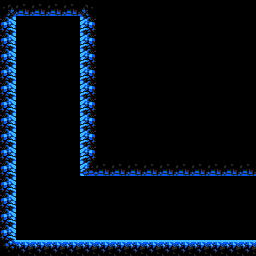

The image is a tile-based game level rendered from a .tmx file. Its description and complete source (layers, tilesets, objects, tile grids) follow:
An orthogonal 16x16 tile map with 16x16 px tiles, 1 tile layer (main), 2 tilesets and 2 objects (player_spawn, r_0).

<map version="1.0" orientation="orthogonal" renderorder="right-down" width="16" height="16" tilewidth="16" tileheight="16" nextobjectid="4">
 <properties>
  <property name="isStart" type="bool" value="true" />
 </properties>
 <tileset firstgid="1" source="corpus.tsx" />
 <tileset firstgid="12097" source="../connectors.tsx" />
 <layer name="main" width="16" height="16">
  <data>
   <tile gid="4036" />
   <tile gid="4226" />
   <tile gid="4226" />
   <tile gid="4226" />
   <tile gid="4226" />
   <tile gid="4037" />
   <tile gid="0" />
   <tile gid="0" />
   <tile gid="0" />
   <tile gid="0" />
   <tile gid="0" />
   <tile gid="0" />
   <tile gid="0" />
   <tile gid="0" />
   <tile gid="0" />
   <tile gid="0" />
   <tile gid="4131" />
   <tile gid="0" />
   <tile gid="0" />
   <tile gid="0" />
   <tile gid="0" />
   <tile gid="4129" />
   <tile gid="0" />
   <tile gid="0" />
   <tile gid="0" />
   <tile gid="0" />
   <tile gid="0" />
   <tile gid="0" />
   <tile gid="0" />
   <tile gid="0" />
   <tile gid="0" />
   <tile gid="0" />
   <tile gid="4131" />
   <tile gid="0" />
   <tile gid="0" />
   <tile gid="0" />
   <tile gid="0" />
   <tile gid="4129" />
   <tile gid="0" />
   <tile gid="0" />
   <tile gid="0" />
   <tile gid="0" />
   <tile gid="0" />
   <tile gid="0" />
   <tile gid="0" />
   <tile gid="0" />
   <tile gid="0" />
   <tile gid="0" />
   <tile gid="4131" />
   <tile gid="0" />
   <tile gid="0" />
   <tile gid="0" />
   <tile gid="0" />
   <tile gid="4129" />
   <tile gid="0" />
   <tile gid="0" />
   <tile gid="0" />
   <tile gid="0" />
   <tile gid="0" />
   <tile gid="0" />
   <tile gid="0" />
   <tile gid="0" />
   <tile gid="0" />
   <tile gid="0" />
   <tile gid="4131" />
   <tile gid="0" />
   <tile gid="0" />
   <tile gid="0" />
   <tile gid="0" />
   <tile gid="4129" />
   <tile gid="0" />
   <tile gid="0" />
   <tile gid="0" />
   <tile gid="0" />
   <tile gid="0" />
   <tile gid="0" />
   <tile gid="0" />
   <tile gid="0" />
   <tile gid="0" />
   <tile gid="0" />
   <tile gid="4131" />
   <tile gid="0" />
   <tile gid="0" />
   <tile gid="0" />
   <tile gid="0" />
   <tile gid="4129" />
   <tile gid="0" />
   <tile gid="0" />
   <tile gid="0" />
   <tile gid="0" />
   <tile gid="0" />
   <tile gid="0" />
   <tile gid="0" />
   <tile gid="0" />
   <tile gid="0" />
   <tile gid="0" />
   <tile gid="4131" />
   <tile gid="0" />
   <tile gid="0" />
   <tile gid="0" />
   <tile gid="0" />
   <tile gid="4129" />
   <tile gid="0" />
   <tile gid="0" />
   <tile gid="0" />
   <tile gid="0" />
   <tile gid="0" />
   <tile gid="0" />
   <tile gid="0" />
   <tile gid="0" />
   <tile gid="0" />
   <tile gid="0" />
   <tile gid="4131" />
   <tile gid="0" />
   <tile gid="0" />
   <tile gid="0" />
   <tile gid="0" />
   <tile gid="4129" />
   <tile gid="0" />
   <tile gid="0" />
   <tile gid="0" />
   <tile gid="0" />
   <tile gid="0" />
   <tile gid="0" />
   <tile gid="0" />
   <tile gid="0" />
   <tile gid="0" />
   <tile gid="0" />
   <tile gid="4131" />
   <tile gid="0" />
   <tile gid="0" />
   <tile gid="0" />
   <tile gid="0" />
   <tile gid="4129" />
   <tile gid="0" />
   <tile gid="0" />
   <tile gid="0" />
   <tile gid="0" />
   <tile gid="0" />
   <tile gid="0" />
   <tile gid="0" />
   <tile gid="0" />
   <tile gid="0" />
   <tile gid="0" />
   <tile gid="4131" />
   <tile gid="0" />
   <tile gid="0" />
   <tile gid="0" />
   <tile gid="0" />
   <tile gid="4129" />
   <tile gid="0" />
   <tile gid="0" />
   <tile gid="0" />
   <tile gid="0" />
   <tile gid="0" />
   <tile gid="0" />
   <tile gid="0" />
   <tile gid="0" />
   <tile gid="0" />
   <tile gid="0" />
   <tile gid="4131" />
   <tile gid="0" />
   <tile gid="0" />
   <tile gid="0" />
   <tile gid="0" />
   <tile gid="4225" />
   <tile gid="4226" />
   <tile gid="4226" />
   <tile gid="4226" />
   <tile gid="4226" />
   <tile gid="4226" />
   <tile gid="4226" />
   <tile gid="4226" />
   <tile gid="4226" />
   <tile gid="4226" />
   <tile gid="4226" />
   <tile gid="4131" />
   <tile gid="0" />
   <tile gid="0" />
   <tile gid="0" />
   <tile gid="0" />
   <tile gid="0" />
   <tile gid="0" />
   <tile gid="0" />
   <tile gid="0" />
   <tile gid="0" />
   <tile gid="0" />
   <tile gid="0" />
   <tile gid="0" />
   <tile gid="0" />
   <tile gid="0" />
   <tile gid="0" />
   <tile gid="4131" />
   <tile gid="0" />
   <tile gid="0" />
   <tile gid="0" />
   <tile gid="0" />
   <tile gid="0" />
   <tile gid="0" />
   <tile gid="0" />
   <tile gid="0" />
   <tile gid="0" />
   <tile gid="0" />
   <tile gid="0" />
   <tile gid="0" />
   <tile gid="0" />
   <tile gid="0" />
   <tile gid="0" />
   <tile gid="4131" />
   <tile gid="0" />
   <tile gid="0" />
   <tile gid="0" />
   <tile gid="0" />
   <tile gid="0" />
   <tile gid="0" />
   <tile gid="0" />
   <tile gid="0" />
   <tile gid="0" />
   <tile gid="0" />
   <tile gid="0" />
   <tile gid="0" />
   <tile gid="0" />
   <tile gid="0" />
   <tile gid="0" />
   <tile gid="4131" />
   <tile gid="0" />
   <tile gid="0" />
   <tile gid="0" />
   <tile gid="0" />
   <tile gid="0" />
   <tile gid="0" />
   <tile gid="0" />
   <tile gid="0" />
   <tile gid="0" />
   <tile gid="0" />
   <tile gid="0" />
   <tile gid="0" />
   <tile gid="0" />
   <tile gid="0" />
   <tile gid="0" />
   <tile gid="4132" />
   <tile gid="4034" />
   <tile gid="4034" />
   <tile gid="4034" />
   <tile gid="4034" />
   <tile gid="4034" />
   <tile gid="4034" />
   <tile gid="4034" />
   <tile gid="4034" />
   <tile gid="4034" />
   <tile gid="4034" />
   <tile gid="4034" />
   <tile gid="4034" />
   <tile gid="4034" />
   <tile gid="4034" />
   <tile gid="4034" />
  </data>
 </layer>
 <objectgroup name="spawns">
  <object id="1" type="player_spawn" x="32" y="32" width="32" height="32" />
 </objectgroup>
 <objectgroup name="connectors">
  <object id="2" type="r_0" gid="12099" x="240" y="256" width="16" height="16">
   <properties>
    <property name="type" type="int" value="0" />
   </properties>
  </object>
 </objectgroup>
</map>
